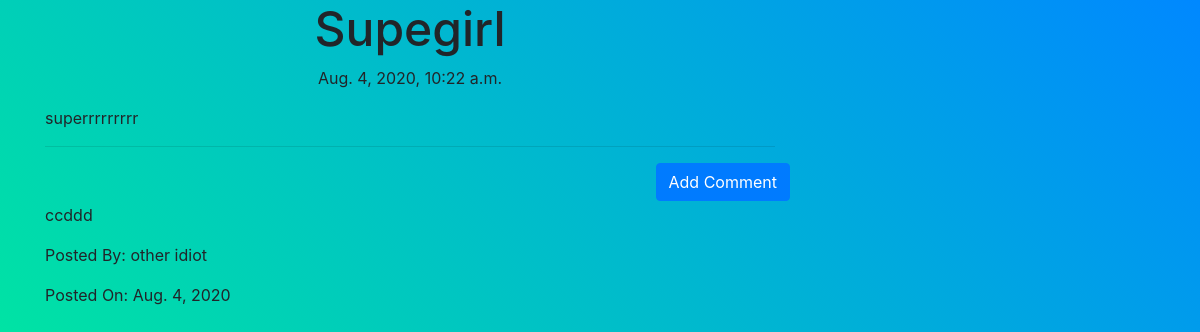
Before: /post/9 with the older database file.
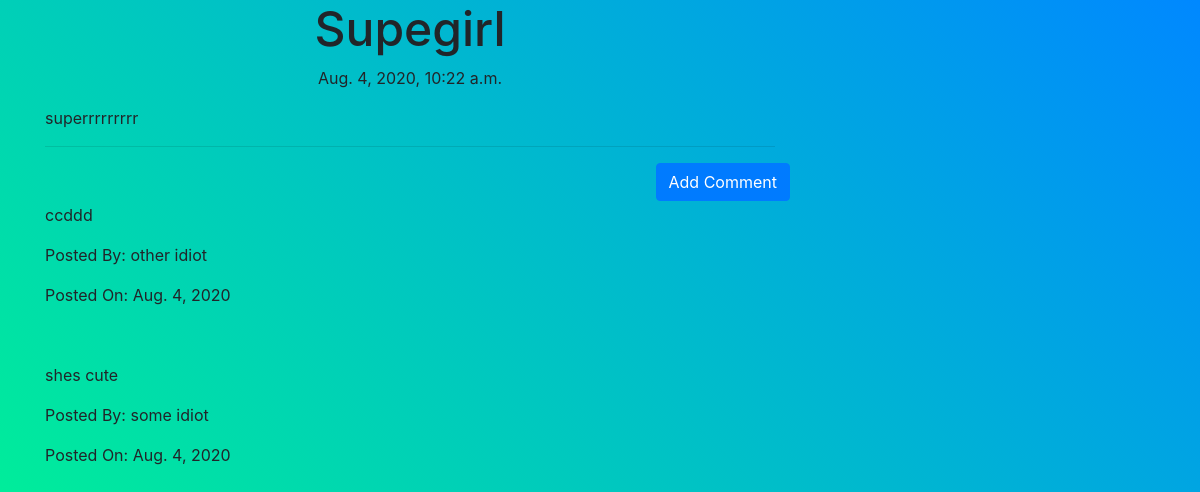
After: the same page with the newer database file.
### blog/models.py (models this page shows, shortened)
class Comment(models.Model):
    post = models.ForeignKey('blog.Post',related_name='comments',on_delete=models.CASCADE)
    author = models.CharField(max_length=200)
    text = models.TextField()
    createDate = models.DateField(default=timezone.now)
    approvedComments = models.BooleanField(default=False)
    def __str__(self):
        return self.text

### blog/views.py (the view)
# urls.py: re_path(r'^post/(?P<pk>\d+)$',views.PostDetailView.as_view(),name='post_detail'),
class PostDetailView(DetailView):
    model = Post
    template_name = 'blog/post_detail.html'

### blog/templates/blog/post_detail.html (shortened to what this page needs)
{% extends "blog/base.html" %}
{% block content %}
    <h1 class="posttitle">{{post.title}}</h1>
    {% if post.publishedDate %}
        <div class="date postdate">
            {{post.publishedDate}}
        </div>
    {% else %}
        <a class="btn btn-primary" href="{%url 'post_publish' pk=post.pk%}">Publish</a>
    {% endif %}
    <p class="postcontent">{{post.text|safe|linebreaksbr}}</p>
        <hr>
        <a href="{%url 'add_comment_to_post' pk=post.pk%}" class="btn btn-primary btn-comment">Add Comment</a>
            {% for comment in post.comments.all %}
                <br>
                {% if user.is_authenticated or comment.approvedComments %}
                    <p>{{comment|safe|linebreaks}}</p>
                    <p>Posted By: {{comment.author}}</p>
                    <p>Posted On: {{comment.createDate}}</p>
                {% endif %}
                {%empty%}
                <p>No Comment</p>
            {% endfor %}
        </div>
{% endblock content %}

Changed rows visible on the page:
added Comment: text "shes cute", author "some idiot", createDate "Aug. 4, 2020"
